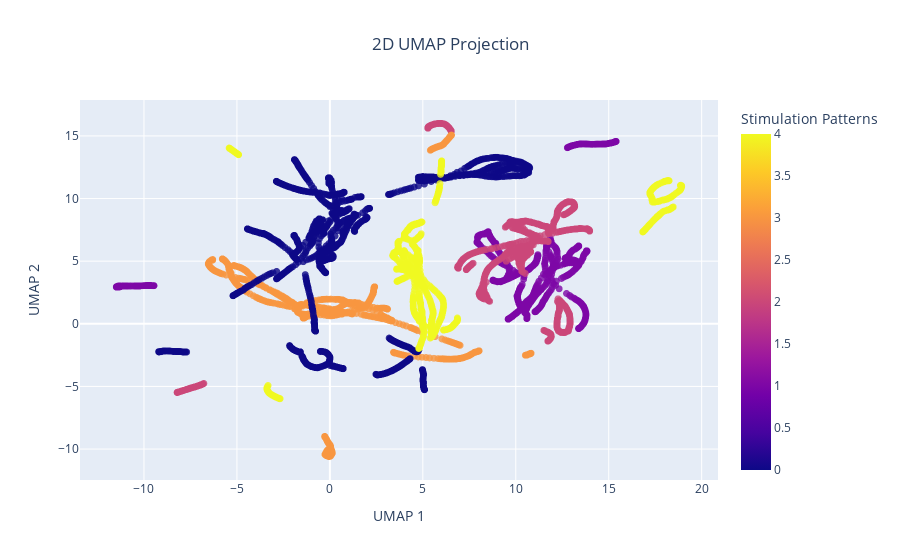

The notebook cell saved with this chart:
### Code cell
import plotly.express as px
import umap
import numpy as np

# Assuming 'df' is already defined and 'both_rates' and 'stim_params' are columns in 'df'

# Extracting features
features = np.vstack(df['both_rates'].apply(np.array))

# UMAP projections
umap_2d = umap.UMAP(n_components=2, init='random', random_state=0)
umap_3d = umap.UMAP(n_components=3, init='random', random_state=0)

proj_2d = umap_2d.fit_transform(features)
proj_3d = umap_3d.fit_transform(features)

# 2D Scatter Plot
fig_2d = px.scatter(
    x=proj_2d[:, 0], y=proj_2d[:, 1],
    color=df['stim_params'],
    labels={'x': 'UMAP 1', 'y': 'UMAP 2', 'color': 'Stimulation Patterns'},
    title='2D UMAP Projection'
)
fig_2d.update_traces(marker=dict(size=7, opacity=0.8), selector=dict(mode='markers'))
fig_2d.update_layout(
    title={'text': '2D UMAP Projection', 'x': 0.5, 'xanchor': 'center'},
    legend=dict(title='Stimulation Patterns')
)


# Showing the plots
fig_2d.show()

### Figure 1 — Plotly figure (JSON) as saved in the notebook; plotly's stock layout.template omitted (floating-point values rounded to 4 significant figures; data arrays with more than 128 entries replaced by an {"elided": "..."} marker saying what was removed)
{"data": [{"hovertemplate": "UMAP 1=%{x}<br>UMAP 2=%{y}<br>Stimulation Patterns=%{marker.color}<extra></extra>", "legendgroup": "", "marker": {"color": {"elided": "4575 int values"}, "coloraxis": "coloraxis", "opacity": 0.8, "size": 7, "symbol": "circle"}, "mode": "markers", "name": "", "showlegend": false, "type": "scattergl", "x": {"elided": "4575 float values"}, "xaxis": "x", "y": {"elided": "4575 float values"}, "yaxis": "y"}], "layout": {"coloraxis": {"colorbar": {"title": {"text": "Stimulation Patterns"}}, "colorscale": [[0, "#0d0887"], [0.1111, "#46039f"], [0.2222, "#7201a8"], [0.3333, "#9c179e"], [0.4444, "#bd3786"], [0.5556, "#d8576b"], [0.6667, "#ed7953"], [0.7778, "#fb9f3a"], [0.8889, "#fdca26"], [1, "#f0f921"]]}, "legend": {"title": {"text": "Stimulation Patterns"}, "tracegroupgap": 0}, "title": {"text": "2D UMAP Projection", "x": 0.5, "xanchor": "center"}, "xaxis": {"anchor": "y", "domain": [0, 1], "title": {"text": "UMAP 1"}}, "yaxis": {"anchor": "x", "domain": [0, 1], "title": {"text": "UMAP 2"}}}}
